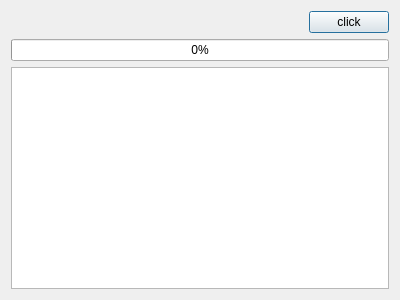
<?xml version="1.0" encoding="UTF-8"?>
<ui version="4.0">
 <class>Dialog</class>
 <widget class="QDialog" name="Dialog">
  <property name="geometry">
   <rect>
    <x>0</x>
    <y>0</y>
    <width>400</width>
    <height>300</height>
   </rect>
  </property>
  <property name="windowTitle">
   <string>Dialog</string>
  </property>
  <layout class="QVBoxLayout" name="verticalLayout">
   <item alignment="Qt::AlignRight">
    <widget class="QPushButton" name="pushButton">
     <property name="text">
      <string>click</string>
     </property>
    </widget>
   </item>
   <item>
    <widget class="QProgressBar" name="progressBar">
     <property name="value">
      <number>0</number>
     </property>
    </widget>
   </item>
   <item>
    <widget class="QListWidget" name="listWidget">
     <property name="sizeAdjustPolicy">
      <enum>QAbstractScrollArea::AdjustIgnored</enum>
     </property>
    </widget>
   </item>
  </layout>
 </widget>
 <resources/>
 <connections/>
</ui>
